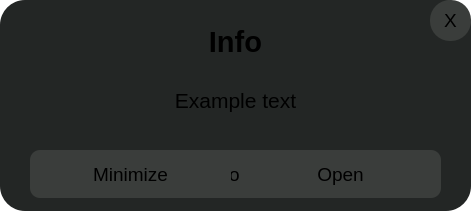
<?xml version="1.0" encoding="UTF-8"?>
<ui version="4.0">
 <class>MessageWindow</class>
 <widget class="QMainWindow" name="MessageWindow">
  <property name="geometry">
   <rect>
    <x>0</x>
    <y>0</y>
    <width>471</width>
    <height>211</height>
   </rect>
  </property>
  <property name="windowTitle">
   <string>MainWindow</string>
  </property>
  <property name="styleSheet">
   <string notr="true">background:transparent</string>
  </property>
  <widget class="QWidget" name="centralwidget">
   <widget class="QFrame" name="Background">
    <property name="geometry">
     <rect>
      <x>0</x>
      <y>0</y>
      <width>471</width>
      <height>211</height>
     </rect>
    </property>
    <property name="styleSheet">
     <string notr="true">background:rgb(35, 38, 37);
border-radius: 25px;</string>
    </property>
    <property name="frameShape">
     <enum>QFrame::StyledPanel</enum>
    </property>
    <property name="frameShadow">
     <enum>QFrame::Raised</enum>
    </property>
    <widget class="QLabel" name="Text">
     <property name="geometry">
      <rect>
       <x>20</x>
       <y>50</y>
       <width>431</width>
       <height>101</height>
      </rect>
     </property>
     <property name="font">
      <font>
       <pointsize>16</pointsize>
       <bold>false</bold>
      </font>
     </property>
     <property name="styleSheet">
      <string notr="true">background:transparent</string>
     </property>
     <property name="text">
      <string>Example text</string>
     </property>
     <property name="textFormat">
      <enum>Qt::RichText</enum>
     </property>
     <property name="alignment">
      <set>Qt::AlignCenter</set>
     </property>
    </widget>
    <widget class="QPushButton" name="pushButton_6">
     <property name="geometry">
      <rect>
       <x>135</x>
       <y>150</y>
       <width>201</width>
       <height>48</height>
      </rect>
     </property>
     <property name="font">
      <font>
       <pointsize>14</pointsize>
      </font>
     </property>
     <property name="cursor">
      <cursorShape>PointingHandCursor</cursorShape>
     </property>
     <property name="styleSheet">
      <string notr="true">QPushButton{
background: rgb(58,61,59);
border-radius: 10px;
}
        QPushButton:hover {
background: rgb(55,55,55);
        }</string>
     </property>
     <property name="text">
      <string>Close</string>
     </property>
    </widget>
    <widget class="QLabel" name="Header">
     <property name="geometry">
      <rect>
       <x>0</x>
       <y>6</y>
       <width>471</width>
       <height>71</height>
      </rect>
     </property>
     <property name="font">
      <font>
       <pointsize>22</pointsize>
       <bold>true</bold>
      </font>
     </property>
     <property name="text">
      <string>Info</string>
     </property>
     <property name="alignment">
      <set>Qt::AlignCenter</set>
     </property>
    </widget>
    <widget class="QPushButton" name="pushButton_7">
     <property name="enabled">
      <bool>true</bool>
     </property>
     <property name="geometry">
      <rect>
       <x>240</x>
       <y>150</y>
       <width>201</width>
       <height>48</height>
      </rect>
     </property>
     <property name="font">
      <font>
       <pointsize>14</pointsize>
      </font>
     </property>
     <property name="cursor">
      <cursorShape>PointingHandCursor</cursorShape>
     </property>
     <property name="styleSheet">
      <string notr="true">QPushButton{
background: rgb(58,61,59);
border-radius: 10px;
}
        QPushButton:hover {
background: rgb(55,55,55);
        }</string>
     </property>
     <property name="text">
      <string>Open</string>
     </property>
    </widget>
    <widget class="QPushButton" name="pushButton_8">
     <property name="enabled">
      <bool>true</bool>
     </property>
     <property name="geometry">
      <rect>
       <x>30</x>
       <y>150</y>
       <width>201</width>
       <height>48</height>
      </rect>
     </property>
     <property name="font">
      <font>
       <pointsize>14</pointsize>
      </font>
     </property>
     <property name="cursor">
      <cursorShape>PointingHandCursor</cursorShape>
     </property>
     <property name="styleSheet">
      <string notr="true">QPushButton{
background: rgb(58,61,59);
border-radius: 10px;
}
        QPushButton:hover {
background: rgb(55,55,55);
        }</string>
     </property>
     <property name="text">
      <string>Minimize</string>
     </property>
    </widget>
    <widget class="QPushButton" name="pushButton_9">
     <property name="enabled">
      <bool>true</bool>
     </property>
     <property name="geometry">
      <rect>
       <x>430</x>
       <y>0</y>
       <width>41</width>
       <height>41</height>
      </rect>
     </property>
     <property name="font">
      <font>
       <pointsize>14</pointsize>
      </font>
     </property>
     <property name="cursor">
      <cursorShape>PointingHandCursor</cursorShape>
     </property>
     <property name="styleSheet">
      <string notr="true">QPushButton{
background: rgb(58,61,59);
border-radius: 20px;
}
        QPushButton:hover {
background: rgb(55,55,55);
        }</string>
     </property>
     <property name="text">
      <string>X</string>
     </property>
    </widget>
   </widget>
  </widget>
 </widget>
 <resources/>
 <connections/>
</ui>
